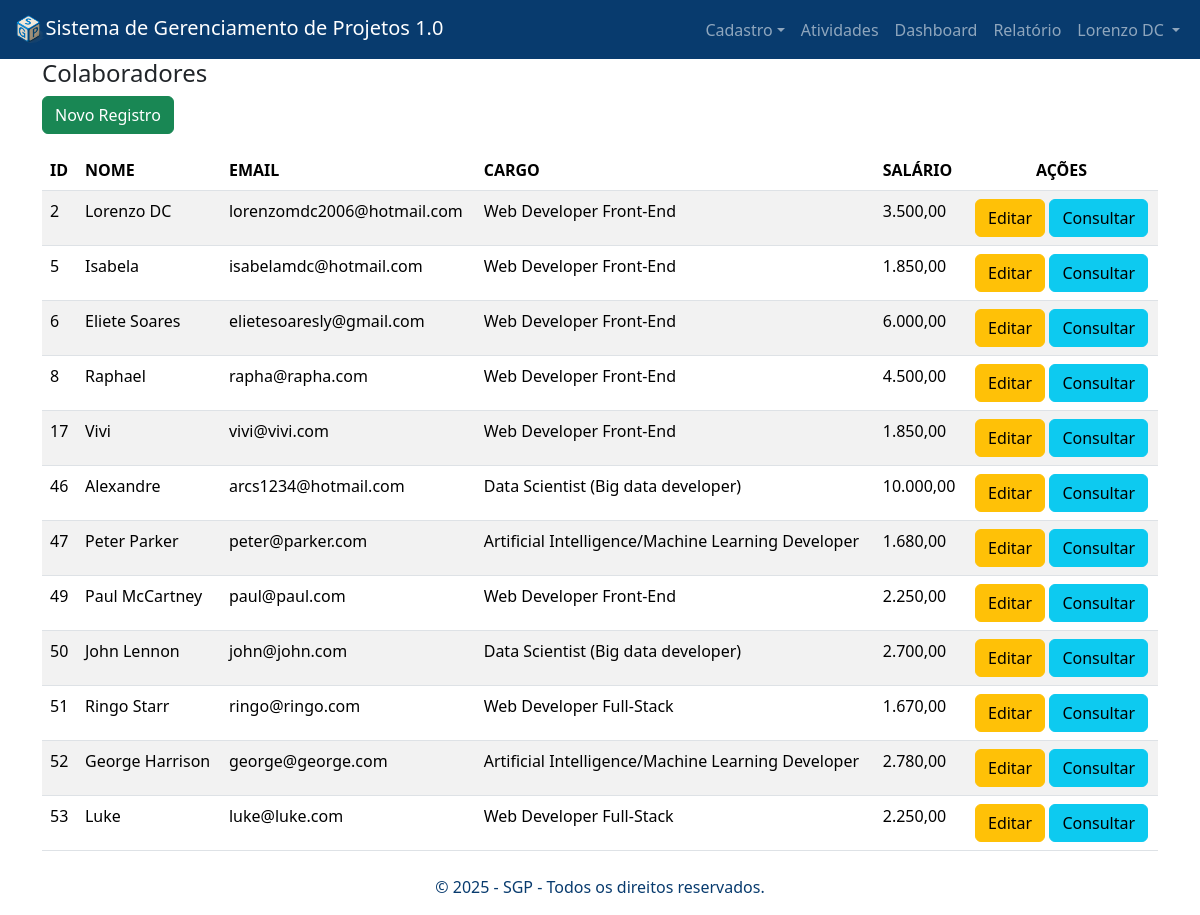
/membros.php (signed in), run on the app's committed database.
### tables this page shows
CREATE TABLE `usuarios` (
  `id` int NOT NULL AUTO_INCREMENT,
  `nome` varchar(150) DEFAULT NULL,
  `email` varchar(150) DEFAULT NULL,
  `senha` varchar(255) DEFAULT NULL,
  `cargo_id` int DEFAULT NULL,
  `reset_token` varchar(64) DEFAULT NULL,
  `reset_token_expiry` datetime DEFAULT NULL,
  `salario` decimal(10,2) DEFAULT NULL,
  PRIMARY KEY (`id`)
);

CREATE TABLE `cargo` (
  `id` int NOT NULL AUTO_INCREMENT,
  `nome` varchar(100) NOT NULL,
  `descricao` text,
  PRIMARY KEY (`id`)
);

### membros.php (the view, shortened to what this page needs)
<?php
require_once("header.php");
function retornaMembros(){
    require("conexao.php");
    try {
        $sql = "SELECT usuarios.*, cargo.nome AS nome_cargo
                FROM usuarios
                LEFT JOIN cargo ON usuarios.cargo_id = cargo.id";
        $stmt = $pdo->query($sql);
        return $stmt->fetchAll(PDO::FETCH_ASSOC);
    } catch (Exception $e){
        die("Erro ao consultar os membros: " . $e->getMessage());
    }
}
$membros = retornaMembros();
?>
<h4>Colaboradores</h4>
<a href="novo_membro.php" class="btn btn-success mb-3">Novo Registro</a>
<table class="table table-hover table-striped" id="tabela">
    <thead>
        <tr>
            <th>ID</th>
            <th>NOME</th>
            <th>EMAIL</th>
            <th>CARGO</th>
            <th>SALÁRIO</th>
            <th style="text-align: center;">AÇÕES</th>
        </tr>
    </thead>
    <tbody>
        <?php foreach($membros as $m): ?>
            <tr>
                <td><?= $m['id'] ?></td>
                <td><?= $m['nome'] ?></td>
                <td><?= $m['email'] ?></td>
                <td><?= $m['nome_cargo'] ?? 'Não informado' ?></td>
                <td><?= number_format($m['salario'], 2, ',', '.') ?></td>
                <td style="text-align: center;">
                    <a href="editar_membros.php?id=<?= $m['id'] ?>" class="btn btn-warning">Editar</a>
                    <a href="consultar_membros.php?id=<?= $m['id'] ?>" class="btn btn-info">Consultar</a>
                </td>
            </tr>
        <?php endforeach; ?>
    </tbody>
</table>
<?php require_once("footer.php"); ?>

### data on the page
usuarios: id "2", nome "Lorenzo DC", email "lorenzomdc2006@hotmail.com", cargo.nome "Web Developer Front-End", salario "3.500,00"
usuarios: id "5", nome "Isabela", email "isabelamdc@hotmail.com", cargo.nome "Web Developer Front-End", salario "1.850,00"
usuarios: id "6", nome "Eliete Soares", email "elietesoaresly@gmail.com", cargo.nome "Web Developer Front-End", salario "6.000,00"
usuarios: id "8", nome "Raphael", email "rapha@rapha.com", cargo.nome "Web Developer Front-End", salario "4.500,00"
usuarios: id "17", nome "Vivi", email "vivi@vivi.com", cargo.nome "Web Developer Front-End", salario "1.850,00"
usuarios: id "46", nome "Alexandre", email "arcs1234@hotmail.com", cargo.nome "Data Scientist (Big data developer)", salario "10.000,00"
usuarios: id "47", nome "Peter Parker", email "peter@parker.com", cargo.nome "Artificial Intelligence/Machine Learning Developer", salario "1.680,00"
usuarios: id "49", nome "Paul McCartney", email "paul@paul.com", cargo.nome "Web Developer Front-End", salario "2.250,00"
usuarios: id "50", nome "John Lennon", email "john@john.com", cargo.nome "Data Scientist (Big data developer)", salario "2.700,00"
usuarios: id "51", nome "Ringo Starr", email "ringo@ringo.com", cargo.nome "Web Developer Full-Stack", salario "1.670,00"
usuarios: id "52", nome "George Harrison", email "george@george.com", cargo.nome "Artificial Intelligence/Machine Learning Developer", salario "2.780,00"
usuarios: id "53", nome "Luke", email "luke@luke.com", cargo.nome "Web Developer Full-Stack", salario "2.250,00"

### other printed values
$_SESSION['usuario'] "Lorenzo DC"
